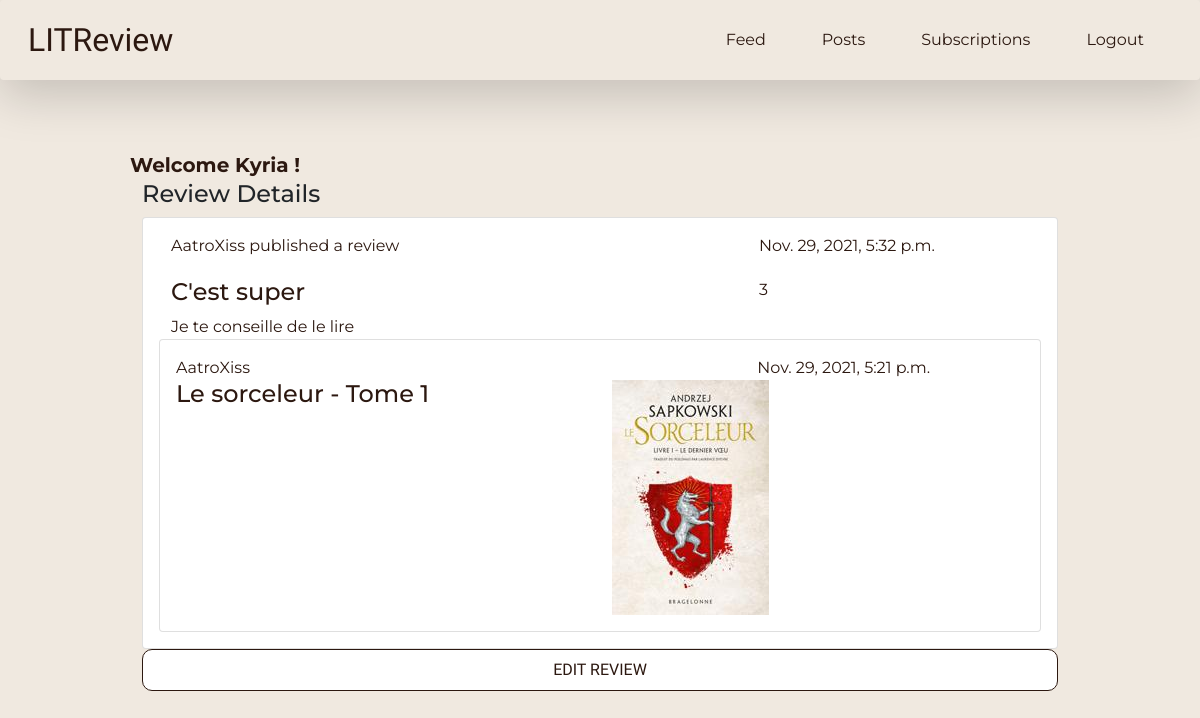
The page /2 (signed in) on the database its author committed.
### authentication/models.py (models this page shows)
class User(AbstractUser):
    profile_photo = models.ImageField()

### app/models.py (models this page shows, shortened)
class Review(models.Model):
    ticket = models.ForeignKey(to=Ticket, on_delete=models.CASCADE)
    rating = models.PositiveSmallIntegerField(
        choices=[(i, i) for i in range(1, 6)],
        validators=[MinValueValidator(0), MaxValueValidator(5)])
    headline = models.CharField(max_length=128)
    body = models.CharField(max_length=8192, blank=True)
    user = models.ForeignKey(
        to=settings.AUTH_USER_MODEL, on_delete=models.CASCADE)
    time_created = models.DateTimeField(auto_now_add=True)

class Ticket(models.Model):
    title = models.CharField(max_length=128)
    description = models.TextField(max_length=2048, blank=True)
    user = models.ForeignKey(to=settings.AUTH_USER_MODEL,
                             on_delete=models.CASCADE)
    image = models.ImageField(null=True, blank=True)
    time_created = models.DateTimeField(auto_now_add=True)
    IMAGE_MAX_SIZE = (157, 250)

### app/views.py (the view)
# urls.py: path('<int:review_id>', app.views.view_review, name='view_review'),
@login_required
def view_review(request, review_id):
    review = get_object_or_404(Review, id=review_id)
    return render(request, 'app/view_review.html', context={'review': review})

### app/templates/app/view_review.html
{% extends 'base.html' %}
{% block content %}
<div class="container btn-feed-container">
    <div class="row">
        <h3>Review Details</h3>
    </div>
</div>
<div class="container feed-container">
    <div class="card card-margin">
        <div class="card-body">
            <div class="container">
                <div class="row row-margin">
                    <div class="col-8">
                        <p class="card-text">{{ review.user }} published a review</p>
                    </div>
                    <div class="col-4">
                        <p class="card-text card-align">{{ review.time_created }}</p>
                    </div>
                </div>
                <div class="row">
                    <div class="col-8">
                        <h3>{{ review.headline }}</h3>
                    </div>
                    <div class="col-4">
                        <p class="card-text">{{ review.rating }}</p>
                    </div>
                </div>
                <div class="row">
                    <p class="card-text">{{ review.body }}</p>
                </div>
            </div>
            <div class="card">
                <div class="card-body">
                    <div class="row">
                        <div class="col-8">
                            <p class="card-text">{{ review.ticket.user }}</p>
                        </div>
                        <div class="col-4">
                            <p class="card-text card-align">{{ review.ticket.time_created }}</p>
                        </div>
                    </div>
                    <div class="row">
                        <div class="col-sm">
                            <h3 class="card-title">{{ review.ticket.title }}</h3>
                        </div>
                        <div class="col-sm">
                            <img class="card-img-right" src="{{ review.ticket.image.url }}" alt="">
                        </div>
                    </div>
                </div>
            </div>
        </div>
    </div>
</div>
<div class="container feed-container">
    <a href="{% url 'edit_review' review.id %}" class="btn btn-feed">Edit Review</a>
</div>
{% endblock content %}

### templates/base.html (shortened to what this page needs)
<!DOCTYPE html>
<html lang="en">
<head>
    <link href="https://cdn.jsdelivr.net/npm/bootstrap@5.1.3/dist/css/bootstrap.min.css" rel="stylesheet">
    <link rel="stylesheet" href="https://cdnjs.cloudflare.com/ajax/libs/font-awesome/4.7.0/css/font-awesome.min.css">
    {% load static %}
    <link rel="stylesheet" type="text/css" href="{% static 'litreview/style.css' %}">
</head>
<body>
    <nav class="navbar navbar-expand-lg navbar-dark shadow-lg p-3 mb-5 rounded nav-main">
        <div class="container-fluid">
          <a class="navbar-brand nav-logo" href="{% url 'feed' %}">LITReview</a>
          {% if user.is_authenticated %}
          <div class="collapse navbar-collapse justify-content-end" id="navbarNav">
            <ul class="navbar-nav">
              <li class="nav-item">
                <a class="nav-link" href="{% url 'feed' %}">Feed</a>
              </li>
              <li class="nav-item">
                <a class="nav-link" href="{% url 'view_posts' %}">Posts</a>
              </li>
              <li class="nav-item">
                <a class="nav-link" href="{% url 'follow' %}">Subscriptions</a>
              </li>
              <li class="nav-item">
                <a class="nav-link" href="{% url 'logout' %}">Logout</a>
              </li>
            </ul>
          </div>
          {% endif %}
        </div>
      </nav>
      {% if user.is_authenticated %}
      <div class="container main-container">
        <div class="row">
          <p class="welcome-message">Welcome {{ request.user }} !</p>
        </div>
      {% endif %}
        {% block content %}{% endblock content%}
      </div>
</body>
</html>

### static/litreview/style.css (style rules this page uses)
:root { --dominant-color: #F0E9E0; --complementary-color: #2C1810; --accent-color: #64866E; --accent-color-2: #DAAA63; --white-color: #fff; --black-color: #000; --title-font: 'libre caslon text', serif; --body-font: 'montserrat', sans-serif; --title-font-size: 4.5rem; --large-font-size: 3rem; --medium-font-size: 2.5rem; --small-medium-font-size: 1.5rem; --body-font-size: 1rem; }
* { margin: 0; padding: 0; box-sizing: border-box; }
body { background: var(--dominant-color); }
h3 { font-family: var(--body-font); font-size: var(--small-medium-font-size); text-align: left; }
p { font-family: var(--body-font); font-size: var(--body-font-size); color: var(--complementary-color); margin: 0; padding: 0; }
a { font-family: var(--body-font); text-decoration: none; color: var(--complementary-color); }
li { list-style: none; font-family: var(--body-font); color: var(--complementary-color); margin-left: 20px; margin-right: 20px; }

### static/litreview/navbar.css (style rules this page uses)
.nav-main { background-color: var(--dominant-color); position: fixed; top: 0; z-index: 10; display: flex; width: 100%; height: 80px; padding: 0 4%; align-items: center; }
.nav-logo { color: var(--complementary-color) !important; font-size: 2em; font-family: var(--title-font); }
.nav-link { color: var(--complementary-color) !important; }

### static/litreview/layout.css (style rules this page uses)
.main-container { margin-top: 150px; padding-left: 100px; padding-right: 100px; }
.welcome-message { font-size: 20px; font-family: var(--body-font); font-weight: bold; color: var(--complementary-color); }

### static/litreview/components.css (style rules this page uses)
.btn-feed { border-color: var(--complementary-color); border-width: 1px; border-radius: 10px; width: 100%; padding: 8px 18px; background-color: var(--white-color); font-size: 16px; font-family: var(--title-font); font-weight: 500; color: var(--complementary-color); text-decoration: none; text-transform: uppercase; }
.row-margin { margin-bottom: 20px !important; }
.card-body { font-size: 12px; font-family: var(--body-font); color: var(--complementary-color); text-align: justify; }

### rows shown on the page
User: user "Kyria"
Review: user "AatroXiss", time_created "Nov. 29, 2021, 5:32 p.m.", headline "C'est super", rating "3", body "Je te conseille de le lire", ticket.user "AatroXiss", ticket.time_created "Nov. 29, 2021, 5:21 p.m.", ticket "Le sorceleur - Tome 1", ticket.image (picture)
